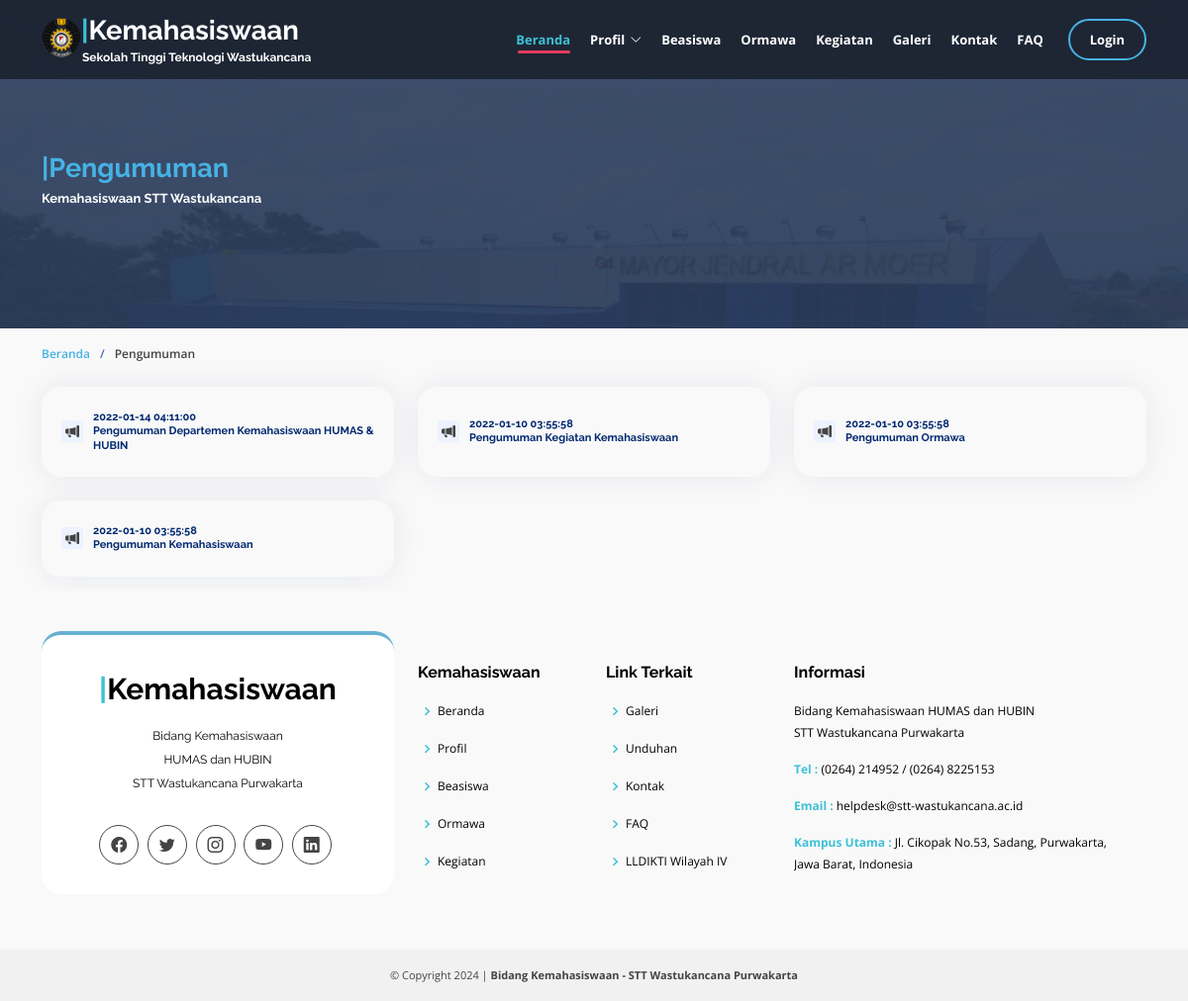
The app's page /index.php/pengumuman with its own data.
### tables this page shows
CREATE TABLE `pengumuman` (
  `id_pengumuman` int(11) NOT NULL,
  `pengumuman` varchar(128) NOT NULL,
  `status` varchar(50) NOT NULL,
  `tanggal` timestamp NOT NULL DEFAULT current_timestamp()
);

### application/controllers/Pengumuman.php (called while the page is built, shortened)
<?php
class Pengumuman extends CI_Controller {
	function __construct() {
        $this->load->model('m_post');
    }
	public function index()
	{
		$data['pengumuman']=$this->m_post->get_data_pengumuman_terpublikasi_all();
		$this->load->view('v_pengumuman', $data);
	}
}

### index.php (called while the page is built, shortened)
<?php
require_once BASEPATH.'core/CodeIgniter.php';

### application/models/m_post.php (called while the page is built, shortened)
<?php
class M_post extends CI_Model{
	public function get_data_pengumuman_terpublikasi_all($status='terpublikasi')
	{
		$data=$this->db->query("SELECT id_pengumuman,pengumuman,status,tanggal AS tanggal,status,pengumuman FROM pengumuman WHERE status='terpublikasi' ORDER BY id_pengumuman DESC");
		return $data;
	}
}
?>

### application/views/v_pengumuman.php (the view, shortened to what this page needs)
?><!DOCTYPE html>
<html lang="en">
<head>
</head>
<body>
    <section id="cta" class="cta">
      <div class="container" data-aos="zoom-in">
        <div class="row">
          <div class="col-lg-9 text-center text-lg-start">
            <h2><a href="#"><span>|</span>Pengumuman</a></h2>
            <h3>Kemahasiswaan STT Wastukancana</h3>
          </div>
        </div>
      </div>
    </section>
    <section id="breadcrumbs" class="breadcrumbs">
      <div class="container"  data-aos="zoom-in">
        <ol>
          <li><a href="<?php echo base_url().'beranda'?>">Beranda</a></li>
          <li>Pengumuman</li>
        </ol>
        <br>
        <div class="col-lg-12 mt-5 mt-lg-0 d-flex">
            <div class="row align-self-center gy-4">
              <?php
                $no=" ";
                foreach ($pengumuman->result_array() as $p) :
                  $pengumuman_pengumuman=$p['pengumuman'];
                  $pengumuman_tanggal=$p['tanggal'];
              ?>
              <div class="col-md-4" data-aos="zoom-out" data-aos-delay="200"><?php echo $no++;?>
                <div class="feature-box d-flex align-items-center">
                  <i class="bi bi-megaphone-fill"></i>
                  <h3><?php echo $pengumuman_tanggal;?><br>
                  <?php echo $pengumuman_pengumuman;?></h3>
                </div>
              </div>
              <?php endforeach;?>
            </div>
          </div>
      </div>
    </section>
</body>
</html>

### theme/assets/css/variables.css (style rules this page uses)
:root { --font-default: 'Open Sans', system-ui, -apple-system, "Segoe UI", Roboto, "Helvetica Neue", Arial, "Noto Sans", "Liberation Sans", sans-serif, "Apple Color Emoji", "Segoe UI Emoji", "Segoe UI Symbol", "Noto Color Emoji"; --font-primary: 'Source Sans Pro', sans-serif; --font-secondary: 'Poppins', sans-serif; --color-default: #1a1f24; --color-default-rgb: 26, 31, 36; --color-links: #0ea2bd; --color-links-hover: #1ec3e0; --color-primary: #0ea2bd; --color-primary-light: #1ec3e0; --color-primary-dark: #0189a1; --color-primary-rgb: 14, 162, 189; --color-primary-light-rgb: 30, 195, 224; --color-primary-dark-rgb: 1, 137, 161; --color-secondary: #485664; --color-secondary-light: #8f9fae; --color-secondary-dark: #3a4753; --color-secondary-rgb: 72, 86, 100; --color-secondary-light-rgb: 143, 159, 174; --color-secondary-dark-rgb: 58, 71, 83; --color-blue: #0d6efd; --color-blue-rgb: 13, 110, 253; --color-indigo: #6610f2; --color-indigo-rgb: 102, 16, 242; --color-purple: #6f42c1; --color-purple-rgb: 111, 66, 193; --color-pink: #f3268c; --color-pink-rgb: 243, 38, 140; --color-red: #df1529; --color-red-rgb: 223, 21, 4; --color-orange: #fd7e14; --color-orange-rgb: 253, 126, 20; --color-yellow: #ffc107; --color-yellow-rgb: 255, 193, 7; --color-green: #059652; --color-green-rgb: 5, 150, 82; --color-teal: #20c997; --color-teal-rgb: 32, 201, 151; --color-cyan: #0dcaf0; --color-cyan-rgb: 13, 202, 240; --color-white: #ffffff; --color-white-rgb: 255, 255, 255; --color-gray: #6c757d; --color-gray-rgb: 108, 117, 125; --color-black: #000000; --color-black-rgb: 0, 0, 0; }
:root { --bs-blue: var(--color-blue); --bs-indigo: var(--color-indigo); --bs-purple: var(--color-purple); --bs-pink: var(--color-pink); --bs-red: var(--color-red); --bs-orange: var(--color-orange); --bs-yellow: var(--color-yellow); --bs-green: var(--color-green); --bs-teal: var(--color-teal); --bs-cyan: var(--color-cyan); --bs-white: var(--color-white); --bs-gray: var(--color-gray); --bs-gray-dark: #343a40; --bs-gray-100: #f8f9fa; --bs-gray-200: #e9ecef; --bs-gray-300: #dee2e6; --bs-gray-400: #ced4da; --bs-gray-500: #adb5bd; --bs-gray-600: #6c757d; --bs-gray-700: #495057; --bs-gray-800: #343a40; --bs-gray-900: #212529; --bs-primary: var(--color-blue); --bs-secondary: var(--color-blue); --bs-success: #198754; --bs-info: #0dcaf0; --bs-warning: #ffc107; --bs-danger: #dc3545; --bs-light: #f8f9fa; --bs-dark: #212529; --bs-primary-rgb: var(--color-primary-rgb); --bs-secondary-rgb: var(--color-secondary-rgb); --bs-success-rgb: 25, 135, 84; --bs-info-rgb: 13, 202, 240; --bs-warning-rgb: 255, 193, 7; --bs-danger-rgb: 220, 53, 69; --bs-light-rgb: 248, 249, 250; --bs-dark-rgb: 33, 37, 41; --bs-white-rgb: var(--color-white-rgb); --bs-black-rgb: var(--color-black-rgb); --bs-body-color-rgb: var(--color-default-rgb); --bs-body-bg-rgb: 255, 255, 255; --bs-font-sans-serif: var(--font-default); --bs-font-monospace: SFMono-Regular, Menlo, Monaco, Consolas, "Liberation Mono", "Courier New", monospace; --bs-gradient: linear-gradient(180deg, rgba(255, 255, 255, 0.15), rgba(255, 255, 255, 0)); --bs-body-font-family: var(--font-default); --bs-body-font-size: 1rem; --bs-body-font-weight: 400; --bs-body-line-height: 1.5; --bs-body-color: var(--color-default); --bs-body-bg: #fff; }

### theme/assets/css/style1.css (style rules this page uses)
html, body { height: 100%; }
h1, h2, h3, h4, h5, h6 { font-family: 'Raleway', sans-serif; margin: 0 0 15px; color: #444; font-weight: 500; }
h2 { font-size: 38px; line-height: 40px; }
h3 { font-size: 30px; line-height: 32px; }
a { transition: all 0.3s ease 0s; text-decoration: none; }
body { background: #fff none repeat scroll 0 0; color: #444; font-family: 'Open Sans', sans-serif; font-size: 14px; text-align: left; overflow-x: hidden; line-height: 22px; }
section { padding: 60px 0; overflow: hidden; }

### records on screen
pengumuman: tanggal "2022-01-14 04:11:00", pengumuman "Pengumuman Departemen Kemahasiswaan HUMAS & HUBIN"
pengumuman: tanggal "2022-01-10 03:55:58", pengumuman "Pengumuman Kegiatan Kemahasiswaan"
pengumuman: tanggal "2022-01-10 03:55:58", pengumuman "Pengumuman Ormawa"
pengumuman: tanggal "2022-01-10 03:55:58", pengumuman "Pengumuman Kemahasiswaan"
